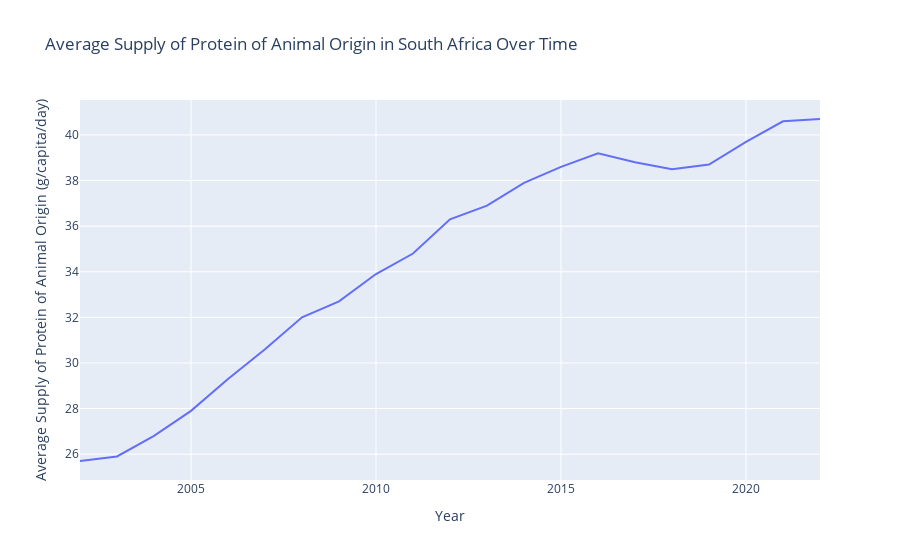

This figure's notebook cell:
### Code cell
fig = px.line(
    protein_South_africa,
    x="TIME_PERIOD",
    y="OBS_VALUE",
    title="Average Supply of Protein of Animal Origin in South Africa Over Time",
    labels={"TIME_PERIOD": "Year", "OBS_VALUE": "Average Supply of Protein of Animal Origin (g/capita/day)"},
)
fig.show()

### Figure 1 — Plotly figure (JSON) as saved in the notebook; plotly's stock layout.template omitted (floating-point values rounded to 4 significant figures)
{"data": [{"hovertemplate": "Year=%{x}<br>Average Supply of Protein of Animal Origin (g/capita/day)=%{y}<extra></extra>", "legendgroup": "", "line": {"color": "#636efa", "dash": "solid"}, "marker": {"symbol": "circle"}, "mode": "lines", "name": "", "orientation": "v", "showlegend": false, "type": "scatter", "x": [2002, 2003, 2004, 2005, 2006, 2007, 2008, 2009, 2010, 2011, 2012, 2013, 2014, 2015, 2016, 2017, 2018, 2019, 2020, 2021, 2022], "xaxis": "x", "y": [25.7, 25.9, 26.8, 27.9, 29.3, 30.6, 32.0, 32.7, 33.9, 34.8, 36.3, 36.9, 37.9, 38.6, 39.2, 38.8, 38.5, 38.7, 39.7, 40.6, 40.7], "yaxis": "y"}], "layout": {"legend": {"tracegroupgap": 0}, "title": {"text": "Average Supply of Protein of Animal Origin in South Africa Over Time"}, "xaxis": {"anchor": "y", "domain": [0, 1], "title": {"text": "Year"}}, "yaxis": {"anchor": "x", "domain": [0, 1], "title": {"text": "Average Supply of Protein of Animal Origin (g/capita/day)"}}}}
